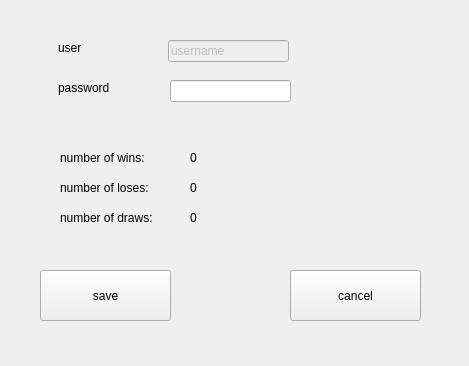
<?xml version="1.0" encoding="UTF-8"?>
<ui version="4.0">
 <class>profile</class>
 <widget class="QWidget" name="profile">
  <property name="geometry">
   <rect>
    <x>0</x>
    <y>0</y>
    <width>469</width>
    <height>366</height>
   </rect>
  </property>
  <property name="windowTitle">
   <string>Form</string>
  </property>
  <widget class="QPushButton" name="save_button">
   <property name="geometry">
    <rect>
     <x>40</x>
     <y>270</y>
     <width>131</width>
     <height>51</height>
    </rect>
   </property>
   <property name="text">
    <string>save</string>
   </property>
  </widget>
  <widget class="QLabel" name="label_3">
   <property name="geometry">
    <rect>
     <x>60</x>
     <y>150</y>
     <width>111</width>
     <height>16</height>
    </rect>
   </property>
   <property name="text">
    <string>number of wins:</string>
   </property>
  </widget>
  <widget class="QLabel" name="label_2">
   <property name="geometry">
    <rect>
     <x>58</x>
     <y>80</y>
     <width>55</width>
     <height>16</height>
    </rect>
   </property>
   <property name="text">
    <string>password</string>
   </property>
  </widget>
  <widget class="QLabel" name="label">
   <property name="geometry">
    <rect>
     <x>58</x>
     <y>40</y>
     <width>55</width>
     <height>16</height>
    </rect>
   </property>
   <property name="text">
    <string>user</string>
   </property>
  </widget>
  <widget class="QPushButton" name="cancel_button">
   <property name="geometry">
    <rect>
     <x>290</x>
     <y>270</y>
     <width>131</width>
     <height>51</height>
    </rect>
   </property>
   <property name="text">
    <string>cancel</string>
   </property>
  </widget>
  <widget class="QLineEdit" name="user_textbox">
   <property name="enabled">
    <bool>false</bool>
   </property>
   <property name="geometry">
    <rect>
     <x>168</x>
     <y>40</y>
     <width>121</width>
     <height>22</height>
    </rect>
   </property>
   <property name="text">
    <string>username</string>
   </property>
  </widget>
  <widget class="QLabel" name="draw_label">
   <property name="geometry">
    <rect>
     <x>190</x>
     <y>210</y>
     <width>55</width>
     <height>16</height>
    </rect>
   </property>
   <property name="text">
    <string>0</string>
   </property>
  </widget>
  <widget class="QLabel" name="lose_label">
   <property name="geometry">
    <rect>
     <x>190</x>
     <y>180</y>
     <width>55</width>
     <height>16</height>
    </rect>
   </property>
   <property name="text">
    <string>0</string>
   </property>
  </widget>
  <widget class="QLabel" name="label_5">
   <property name="geometry">
    <rect>
     <x>60</x>
     <y>180</y>
     <width>111</width>
     <height>16</height>
    </rect>
   </property>
   <property name="text">
    <string>number of loses:</string>
   </property>
  </widget>
  <widget class="QLabel" name="label_6">
   <property name="geometry">
    <rect>
     <x>60</x>
     <y>210</y>
     <width>111</width>
     <height>16</height>
    </rect>
   </property>
   <property name="text">
    <string>number of draws:</string>
   </property>
  </widget>
  <widget class="QLineEdit" name="new_password">
   <property name="geometry">
    <rect>
     <x>170</x>
     <y>80</y>
     <width>121</width>
     <height>22</height>
    </rect>
   </property>
  </widget>
  <widget class="QLabel" name="wins_label">
   <property name="geometry">
    <rect>
     <x>190</x>
     <y>150</y>
     <width>55</width>
     <height>16</height>
    </rect>
   </property>
   <property name="text">
    <string>0</string>
   </property>
  </widget>
 </widget>
 <resources/>
 <connections/>
</ui>
